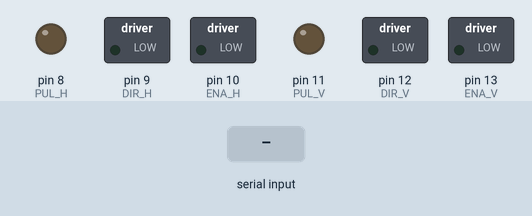
The program below on a simulated Arduino Uno, built with avr-gcc and run on an emulated ATmega328P. Parts: switched loads named in the program (green lamp = pin HIGH), output pins drawn as LEDs (lit = HIGH). The test bench sets the inputs (shaded band). What the program prints to the serial monitor is not drawn.

Above: at 1.2 s.
1.3 s: "W" received over the second serial link
At 2.9 s:
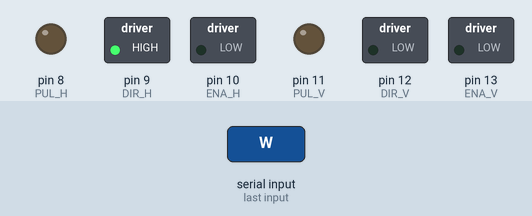
3.2 s: "S" received over the second serial link
At 4.0 s:
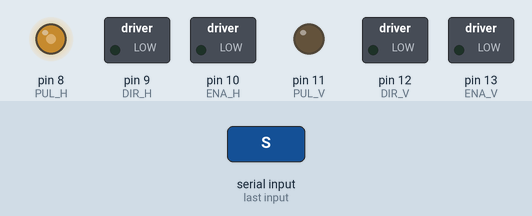
5.7 s: "A" received over the second serial link
At 5.95 s:
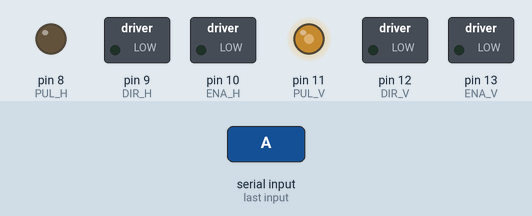
7.6 s: "D" received over the second serial link
At 9.7 s:
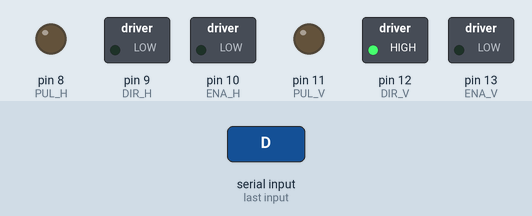
10.1 s: "W" received over the second serial link
At 10.9 s:
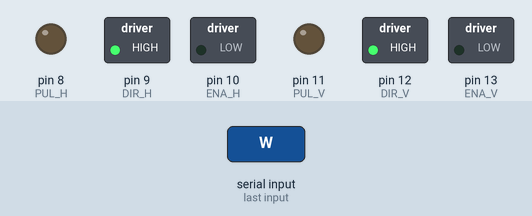
12.0 s: "S" received over the second serial link
At 12.8 s:
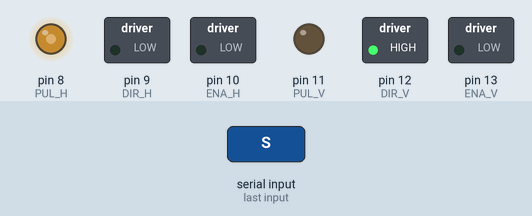
Timing chart, 0 to 15.0 s (numbered marks = the images above; inputs shaded):
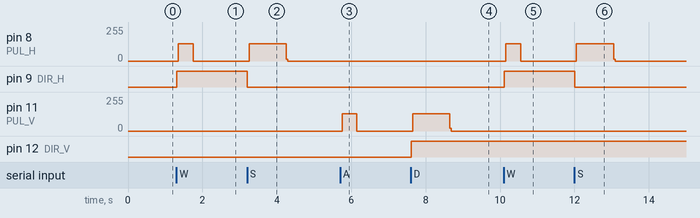

Measured:
- after the input at 1.3 s, pin 8 (PUL_H): 0/255 → 128/255 after 0.05 s, → 0/255 0.40 s later; pin 9 (DIR_H): LOW → HIGH at once
- after the input at 3.2 s, pin 8 (PUL_H): 0/255 → 128/255 after 0.05 s, → 0/255 1.0 s later; pin 9 (DIR_H): HIGH → LOW at once
- after the input at 5.7 s, pin 11 (PUL_V): 0/255 → 129/255 after 0.05 s, → 0/255 0.40 s later
- after the input at 7.6 s, pin 11 (PUL_V): 0/255 → 129/255 after 0.05 s, → 0/255 1.0 s later; pin 12 (DIR_V): LOW → HIGH at once
- after the input at 10.1 s, pin 8 (PUL_H): 0/255 → 128/255 after 0.05 s, → 0/255 0.40 s later; pin 9 (DIR_H): LOW → HIGH at once
- after the input at 12.0 s, pin 8 (PUL_H): 0/255 → 128/255 after 0.05 s, → 0/255 1.0 s later; pin 9 (DIR_H): HIGH → LOW at once

The program:

main.cpp
```cpp
#include <Arduino.h>
#include <SoftwareSerial.h>

#define rxPin A0
#define txPin A1

#define PUL_H 8
#define DIR_H 9
#define ENA_H 10

#define PUL_V 11
#define DIR_V 12
#define ENA_V 13

SoftwareSerial serialCustom(rxPin, txPin);

void setup() {
  serialCustom.begin(9600);
  Serial.begin(9600);

  pinMode(PUL_H, OUTPUT);
  pinMode(DIR_H, OUTPUT);
  pinMode(ENA_H, OUTPUT);
  pinMode(PUL_V, OUTPUT);
  pinMode(DIR_V, OUTPUT);
  pinMode(ENA_V, OUTPUT);
}

void loop() {
  digitalWrite(ENA_H, LOW); // Habilita o driver
  digitalWrite(ENA_V, LOW); // Habilita o driver
  if (serialCustom.available()) {
    char recebidoBluetooth = serialCustom.read();
    //serialCustom.println(recebidoBluetooth);
    if (recebidoBluetooth == 'W') {
      Serial.write('W');
      serialCustom.print('w');
      delay(10);
      digitalWrite(DIR_H, HIGH); // Define a direção do motor
      for (int i = 0; i < 400; i++) { // Gere pulsos para girar o motor
        digitalWrite(PUL_H, HIGH);
        delayMicroseconds(500); // Ajuste a velocidade aqui
        digitalWrite(PUL_H, LOW);
        delayMicroseconds(500);
      }
    }
    else if (recebidoBluetooth == 'S'){
      Serial.write('S');
      serialCustom.print('s');
      delay(10);
      digitalWrite(DIR_H, LOW); // Define a direção do motor
      for (int i = 0; i < 1000; i++) { // Gere pulsos para girar o motor
        digitalWrite(PUL_H, HIGH);
        delayMicroseconds(500); // Ajuste a velocidade aqui
        digitalWrite(PUL_H, LOW);
        delayMicroseconds(500);
      }

    }
    else if (recebidoBluetooth == 'A'){
      Serial.write('A');
      serialCustom.print('a');
      delay(10);
      digitalWrite(DIR_V, LOW); // Define a direção do motor
      for (int i = 0; i < 400; i++) { // Gere pulsos para girar o motor
        digitalWrite(PUL_V, HIGH);
        delayMicroseconds(500); // Ajuste a velocidade aqui
        digitalWrite(PUL_V, LOW);
        delayMicroseconds(500);
      }

    }
    else if (recebidoBluetooth == 'D'){
      Serial.write('D');
      serialCustom.print('d');
      delay(10);
      digitalWrite(DIR_V, HIGH); // Define a direção do motor
      for (int i = 0; i < 1000; i++) { // Gere pulsos para girar o motor
        digitalWrite(PUL_V, HIGH);
        delayMicroseconds(500); // Ajuste a velocidade aqui
        digitalWrite(PUL_V, LOW);
        delayMicroseconds(500);
      }

    }
  }
}
```
